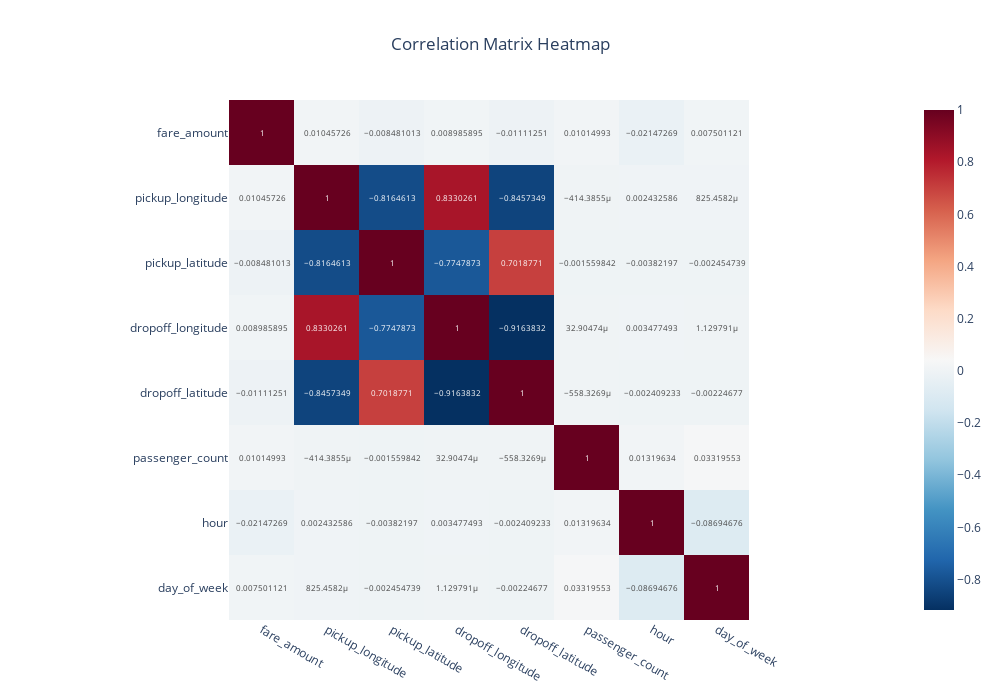

The cell this chart's notebook holds for it:
### Code cell
#Using Plotly because matplotlib's heatmap is glitched in latest Jupyter notebook
correlation_matrix = df.corr()

fig = px.imshow(
    correlation_matrix,
    text_auto=True,  
    color_continuous_scale='RdBu_r',  
    title='Correlation Matrix Heatmap'
)

fig.update_layout(
    title_text='Correlation Matrix Heatmap',
    title_x=0.5,
    width=1000,  
    height=700  
)

fig.show()

### Figure 1 — Plotly figure (JSON) as saved in the notebook; plotly's stock layout.template omitted (floating-point values rounded to 4 significant figures)
{"data": [{"coloraxis": "coloraxis", "hovertemplate": "x: %{x}<br>y: %{y}<br>color: %{z}<extra></extra>", "name": "0", "texttemplate": "%{z}", "type": "heatmap", "x": ["fare_amount", "pickup_longitude", "pickup_latitude", "dropoff_longitude", "dropoff_latitude", "passenger_count", "hour", "day_of_week"], "xaxis": "x", "y": ["fare_amount", "pickup_longitude", "pickup_latitude", "dropoff_longitude", "dropoff_latitude", "passenger_count", "hour", "day_of_week"], "yaxis": "y", "z": [[1.0, 0.01046, -0.008481, 0.008986, -0.01111, 0.01015, -0.02147, 0.007501], [0.01046, 1.0, -0.8165, 0.833, -0.8457, -0.0004144, 0.002433, 0.0008255], [-0.008481, -0.8165, 1.0, -0.7748, 0.7019, -0.00156, -0.003822, -0.002455], [0.008986, 0.833, -0.7748, 1.0, -0.9164, 3.29e-05, 0.003477, 1.13e-06], [-0.01111, -0.8457, 0.7019, -0.9164, 1.0, -0.0005583, -0.002409, -0.002247], [0.01015, -0.0004144, -0.00156, 3.29e-05, -0.0005583, 1.0, 0.0132, 0.0332], [-0.02147, 0.002433, -0.003822, 0.003477, -0.002409, 0.0132, 1.0, -0.08695], [0.007501, 0.0008255, -0.002455, 1.13e-06, -0.002247, 0.0332, -0.08695, 1.0]]}], "layout": {"coloraxis": {"colorscale": [[0, "rgb(5,48,97)"], [0.1, "rgb(33,102,172)"], [0.2, "rgb(67,147,195)"], [0.3, "rgb(146,197,222)"], [0.4, "rgb(209,229,240)"], [0.5, "rgb(247,247,247)"], [0.6, "rgb(253,219,199)"], [0.7, "rgb(244,165,130)"], [0.8, "rgb(214,96,77)"], [0.9, "rgb(178,24,43)"], [1, "rgb(103,0,31)"]]}, "height": 700, "title": {"text": "Correlation Matrix Heatmap", "x": 0.5}, "width": 1000, "xaxis": {"anchor": "y", "constrain": "domain", "domain": [0, 1], "scaleanchor": "y"}, "yaxis": {"anchor": "x", "autorange": "reversed", "constrain": "domain", "domain": [0, 1]}}}
